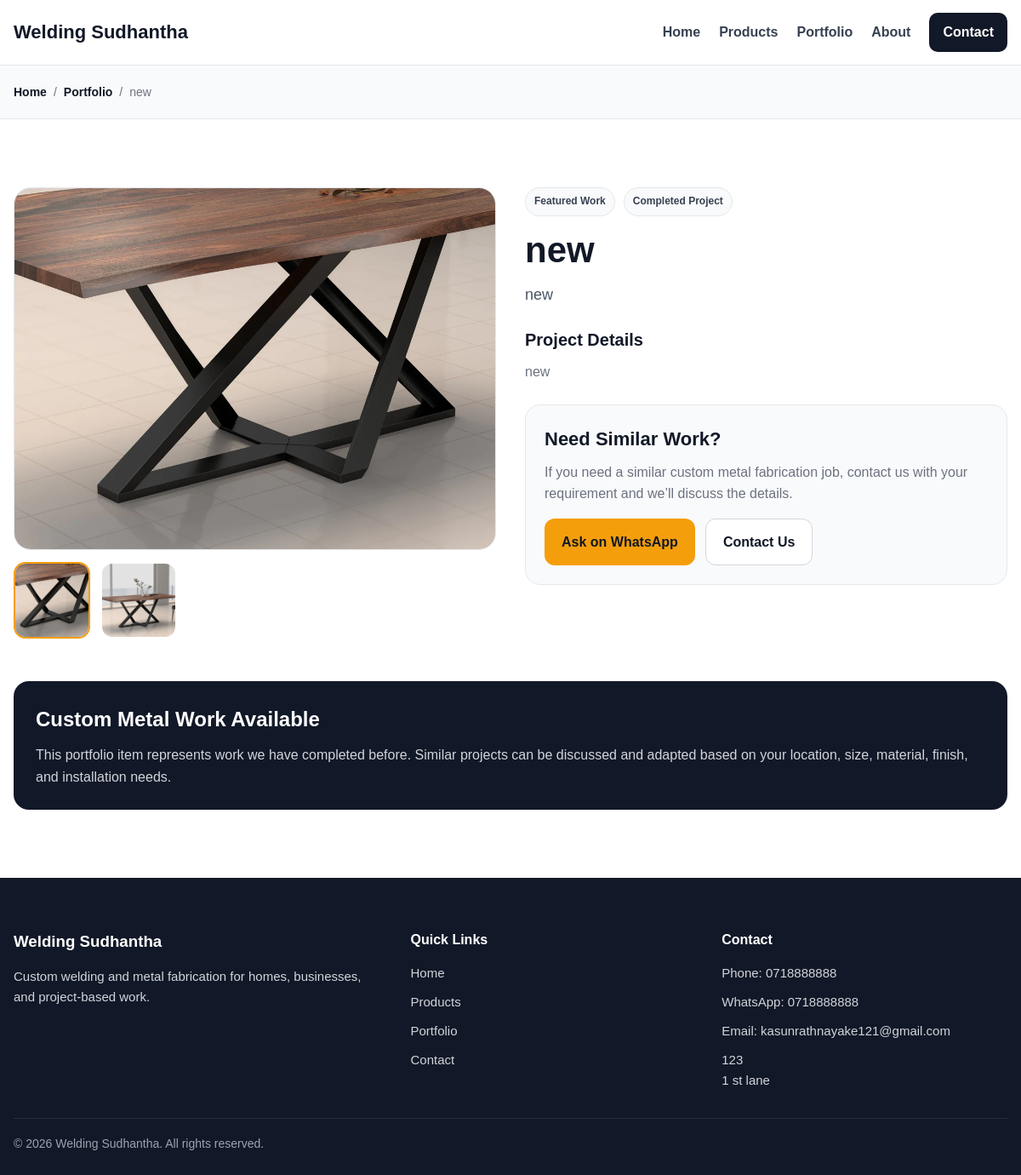
Screenshot of /portfolio-item.php?slug=new with the database file from the repository.
### tables this page shows
CREATE TABLE `site_settings` (
  `id` int NOT NULL,
  `site_name` varchar(200) NOT NULL,
  `phone` varchar(50) DEFAULT NULL,
  `whatsapp` varchar(50) DEFAULT NULL,
  `email` varchar(150) DEFAULT NULL,
  `address` text,
  `hero_title` varchar(255) DEFAULT NULL,
  `hero_subtitle` text
);

CREATE TABLE `portfolio_items` (
  `id` int NOT NULL,
  `title` varchar(200) NOT NULL,
  `slug` varchar(220) NOT NULL,
  `short_description` text,
  `full_description` text,
  `is_featured` tinyint(1) DEFAULT '0',
  `status` tinyint(1) DEFAULT '1',
  `created_at` timestamp NULL DEFAULT CURRENT_TIMESTAMP
);

CREATE TABLE `portfolio_images` (
  `id` int NOT NULL,
  `portfolio_item_id` int NOT NULL,
  `image_path` varchar(255) NOT NULL,
  `sort_order` int DEFAULT '0',
  `created_at` timestamp NULL DEFAULT CURRENT_TIMESTAMP
);

### includes/functions.php (called while the page is built, shortened)
<?php
function e($value): string
{
    return htmlspecialchars((string)($value ?? ''), ENT_QUOTES, 'UTF-8');
}
function get_site_settings(PDO $pdo): array
{
    $stmt = $pdo->query("SELECT * FROM site_settings ORDER BY id ASC LIMIT 1");
    $settings = $stmt->fetch();
    return $settings ?: [
        'site_name' => 'Welding Company',
        'phone' => '',
        'whatsapp' => '',
        'email' => '',
        'address' => '',
        'hero_title' => 'Custom Welding & Metal Fabrication',
        'hero_subtitle' => 'We build metal products and custom fabrication work for homes, businesses, and projects.'
    ];
}
function get_whatsapp_link(?string $number, string $message = ''): string
{
    $cleanNumber = preg_replace('/[^0-9]/', '', (string)$number);
    $url = 'https://wa.me/' . $cleanNumber;
    if ($message !== '') {
        $url .= '?text=' . urlencode($message);
    }
    return $url;
}
function get_public_portfolio_item_by_slug(PDO $pdo, string $slug): ?array
{
    $stmt = $pdo->prepare("
        SELECT *
        FROM portfolio_items
        WHERE slug = ?
          AND status = 1
        LIMIT 1
    ");
    $stmt->execute([$slug]);
    $item = $stmt->fetch();
    return $item ?: null;
}
function get_portfolio_images(PDO $pdo, int $portfolioItemId): array
{
    $stmt = $pdo->prepare("
        SELECT *
        FROM portfolio_images
        WHERE portfolio_item_id = ?
        ORDER BY sort_order ASC, id ASC
    ");
    $stmt->execute([$portfolioItemId]);
    return $stmt->fetchAll();
}

### portfolio-item.php (the view, shortened to what this page needs)
<?php
require_once __DIR__ . '/includes/db.php';
require_once __DIR__ . '/includes/functions.php';
$siteSettings = get_site_settings($pdo);
$slug = trim($_GET['slug'] ?? '');
$item = $slug !== '' ? get_public_portfolio_item_by_slug($pdo, $slug) : null;
    ?>
    <?php
$portfolioImages = get_portfolio_images($pdo, (int)$item['id']);
$frontendCssFiles = ['portfolio-item.css'];
$whatsAppMessage = "Hi, I saw your project: " . $item['title'] . ". I would like to discuss a similar custom job.";
$whatsAppLink = get_whatsapp_link($siteSettings['whatsapp'] ?? '', $whatsAppMessage);
require_once __DIR__ . '/includes/frontend-header.php';
?>
<section class="page-hero small-hero">
    <div class="container">
        <div class="breadcrumb">
            <a href="<?php echo BASE_URL; ?>">Home</a>
            <span>/</span>
            <a href="<?php echo BASE_URL; ?>portfolio.php">Portfolio</a>
            <span>/</span>
            <span><?php echo e($item['title']); ?></span>
        </div>
    </div>
</section>
<section class="section portfolio-detail-section">
    <div class="container">
        <div class="portfolio-detail-grid">
            <div class="portfolio-gallery">
                <?php if (!empty($portfolioImages)): ?>
                    <div class="main-portfolio-image">
                        <img
                            id="mainPortfolioImage"
                            src="<?php echo UPLOADS_URL . 'portfolio/' . e($portfolioImages[0]['image_path']); ?>"
                            alt="<?php echo e($item['title']); ?>"
                        >
                    </div>
                    <?php if (count($portfolioImages) > 1): ?>
                        <div class="thumbnail-row">
                            <?php foreach ($portfolioImages as $index => $image): ?>
                                <button
                                    type="button"
                                    class="thumbnail-btn <?php echo $index === 0 ? 'active' : ''; ?>"
                                    data-image="<?php echo UPLOADS_URL . 'portfolio/' . e($image['image_path']); ?>"
                                >
                                    <img src="<?php echo UPLOADS_URL . 'portfolio/' . e($image['image_path']); ?>" alt="<?php echo e($item['title']); ?>">
                                </button>
                            <?php endforeach; ?>
                        </div>
                    <?php endif; ?>
                <?php else: ?>
                    <div class="main-portfolio-image no-image-box">
                        <span>No Image Available</span>
                    </div>
                <?php endif; ?>
            </div>
            <div class="portfolio-info">
                <div class="common-meta detail-meta">
                    <?php if ((int)$item['is_featured'] === 1): ?>
                        <span>Featured Work</span>
                    <?php endif; ?>
                    <span>Completed Project</span>
                </div>
                <h1><?php echo e($item['title']); ?></h1>
                <?php if (!empty($item['short_description'])): ?>
                    <p class="portfolio-short-description"><?php echo e($item['short_description']); ?></p>
                <?php endif; ?>
                <?php if (!empty($item['full_description'])): ?>
                    <div class="portfolio-description">
                        <h3>Project Details</h3>
                        <p><?php echo nl2br(e($item['full_description'])); ?></p>
                    </div>
                <?php endif; ?>
                <div class="portfolio-cta-box">
                    <h3>Need Similar Work?</h3>
                    <p>
                        If you need a similar custom metal fabrication job, contact us with your requirement and we’ll discuss the details.
                    </p>
                    <div class="portfolio-actions">
                        <?php if ($whatsAppLink !== '#'): ?>
                            <a href="<?php echo e($whatsAppLink); ?>" target="_blank" rel="noopener" class="btn btn-primary">
                                Ask on WhatsApp
                            </a>
                        <?php endif; ?>
                        <a href="<?php echo BASE_URL; ?>contact.php?project=<?php echo urlencode($item['title']); ?>" class="btn btn-outline">
                            Contact Us
                        </a>
                    </div>
                </div>
            </div>
        </div>
        <div class="customization-note">
            <h3>Custom Metal Work Available</h3>
            <p>
                This portfolio item represents work we have completed before. Similar projects can be discussed and adapted based on your location, size, material, finish, and installation needs.
            </p>
        </div>
    </div>
</section>
<?php require_once __DIR__ . '/includes/frontend-footer.php'; ?>

### includes/frontend-header.php (shortened to what this page needs)
<?php
$frontendCssFiles = $frontendCssFiles ?? [];
?>
<!DOCTYPE html>
<html lang="en">
<head>
    <link rel="stylesheet" href="<?php echo ASSETS_URL; ?>css/frontend/shared.css">
    <?php foreach ($frontendCssFiles as $cssFile): ?>
        <link rel="stylesheet" href="<?php echo ASSETS_URL . 'css/frontend/' . e($cssFile); ?>">
    <?php endforeach; ?>
</head>
<body>
<header class="site-header">
    <div class="container header-inner">
        <a href="<?php echo BASE_URL; ?>" class="site-logo">
            <?php echo e($siteSettings['site_name'] ?: 'Welding Company'); ?>
        </a>
        <nav class="site-nav" id="siteNav">
            <a href="<?php echo BASE_URL; ?>">Home</a>
            <a href="<?php echo BASE_URL; ?>products.php">Products</a>
            <a href="<?php echo BASE_URL; ?>portfolio.php">Portfolio</a>
            <a href="<?php echo BASE_URL; ?>about.php">About</a>
            <a href="<?php echo BASE_URL; ?>contact.php" class="nav-cta">Contact</a>
        </nav>
    </div>
</header>

### includes/frontend-footer.php (shortened to what this page needs)
<footer class="site-footer">
    <div class="container footer-grid">
        <div class="footer-block">
            <h3><?php echo e($siteSettings['site_name'] ?: 'Welding Company'); ?></h3>
            <p>
                Custom welding and metal fabrication for homes, businesses, and project-based work.
            </p>
        </div>
        <div class="footer-block">
            <h4>Quick Links</h4>
            <ul>
                <li><a href="<?php echo BASE_URL; ?>">Home</a></li>
                <li><a href="<?php echo BASE_URL; ?>products.php">Products</a></li>
                <li><a href="<?php echo BASE_URL; ?>portfolio.php">Portfolio</a></li>
                <li><a href="<?php echo BASE_URL; ?>contact.php">Contact</a></li>
            </ul>
        </div>
        <div class="footer-block">
            <h4>Contact</h4>
            <ul>
                <?php if (!empty($siteSettings['phone'])): ?>
                    <li>Phone: <?php echo e($siteSettings['phone']); ?></li>
                <?php endif; ?>
                <?php if (!empty($siteSettings['whatsapp'])): ?>
                    <li>WhatsApp: <?php echo e($siteSettings['whatsapp']); ?></li>
                <?php endif; ?>
                <?php if (!empty($siteSettings['email'])): ?>
                    <li>Email: <?php echo e($siteSettings['email']); ?></li>
                <?php endif; ?>
                <?php if (!empty($siteSettings['address'])): ?>
                    <li><?php echo nl2br(e($siteSettings['address'])); ?></li>
                <?php endif; ?>
            </ul>
        </div>
    </div>
    <div class="container footer-bottom">
        <p>&copy; <?php echo date('Y'); ?> <?php echo e($siteSettings['site_name'] ?: 'Welding Company'); ?>. All rights reserved.</p>
    </div>
</footer>
</body>
</html>

### assets/css/frontend/shared.css (style rules this page uses)
* { box-sizing: border-box; margin: 0; padding: 0; }
html, body { min-height: 100%; }
body { font-family: Arial, sans-serif; color: #111827; background: #ffffff; line-height: 1.6; }
a { text-decoration: none; color: inherit; }
img { max-width: 100%; display: block; }
.container { width: min(1200px, calc(100% - 32px)); margin: 0 auto; }
.section { padding: 80px 0; }
.btn { display: inline-flex; align-items: center; justify-content: center; border-radius: 12px; padding: 14px 20px; font-weight: 700; transition: 0.2s ease; border: none; cursor: pointer; }
.btn-primary { background: #f59e0b; color: #111827; }
.btn-outline { border: 1px solid #d1d5db; color: #111827; background: #ffffff; }
.site-header { position: sticky; top: 0; z-index: 1000; background: rgba(255, 255, 255, 0.95); backdrop-filter: blur(10px); border-bottom: 1px solid #e5e7eb; }
.header-inner { min-height: 76px; display: flex; align-items: center; justify-content: space-between; gap: 20px; }
.site-logo { font-size: 22px; font-weight: 800; color: #111827; }
.site-nav { display: flex; align-items: center; gap: 22px; }
.site-nav a { font-weight: 600; color: #374151; }
.site-nav .nav-cta { background: #111827; color: #ffffff; padding: 10px 16px; border-radius: 10px; }
.site-footer { background: #111827; color: #ffffff; padding-top: 60px; }
.footer-grid { display: grid; grid-template-columns: 1.3fr 1fr 1fr; gap: 30px; padding-bottom: 32px; }
.footer-block h3, .footer-block h4 { margin-bottom: 14px; }
.footer-block p, .footer-block li, .footer-block a { color: #d1d5db; font-size: 15px; }
.footer-block ul { list-style: none; display: flex; flex-direction: column; gap: 10px; }
.footer-bottom { border-top: 1px solid rgba(255, 255, 255, 0.1); padding: 18px 0 26px; }
.footer-bottom p { color: #9ca3af; font-size: 14px; }
.common-meta { display: flex; flex-wrap: wrap; gap: 10px; margin-bottom: 14px; }
.common-meta span { background: #f9fafb; border: 1px solid #e5e7eb; color: #374151; padding: 6px 10px; border-radius: 999px; font-size: 12px; font-weight: 700; }

### assets/css/frontend/portfolio-item.css (style rules this page uses)
.page-hero.small-hero { background: #f9fafb; padding: 20px 0; border-bottom: 1px solid #e5e7eb; }
.breadcrumb { display: flex; flex-wrap: wrap; gap: 8px; color: #6b7280; font-size: 14px; }
.breadcrumb a { color: #111827; font-weight: 600; }
.portfolio-detail-grid { display: grid; grid-template-columns: 1fr 1fr; gap: 34px; margin-bottom: 50px; }
.portfolio-gallery { display: flex; flex-direction: column; gap: 14px; }
.main-portfolio-image { aspect-ratio: 4 / 3; border-radius: 20px; overflow: hidden; background: #f3f4f6; border: 1px solid #e5e7eb; }
.main-portfolio-image img { width: 100%; height: 100%; object-fit: cover; }
.thumbnail-row { display: flex; gap: 12px; flex-wrap: wrap; }
.thumbnail-btn { width: 90px; height: 90px; border: 2px solid transparent; border-radius: 14px; overflow: hidden; cursor: pointer; background: #ffffff; padding: 0; }
.thumbnail-btn img { width: 100%; height: 100%; object-fit: cover; }
.thumbnail-btn.active { border-color: #f59e0b; }
.portfolio-info h1 { font-size: 42px; line-height: 1.15; margin-bottom: 14px; color: #111827; }
.detail-meta { margin-bottom: 16px; }
.portfolio-short-description { font-size: 18px; color: #4b5563; margin-bottom: 22px; }
.portfolio-description { margin-bottom: 22px; }
.portfolio-description h3 { font-size: 20px; margin-bottom: 8px; color: #111827; }
.portfolio-description p { color: #6b7280; line-height: 1.8; }
.portfolio-cta-box { margin-top: 24px; padding: 22px; border: 1px solid #e5e7eb; background: #f9fafb; border-radius: 18px; }
.portfolio-cta-box h3 { font-size: 22px; margin-bottom: 8px; }
.portfolio-cta-box p { color: #6b7280; margin-bottom: 16px; }
.portfolio-actions { display: flex; flex-wrap: wrap; gap: 12px; }
.customization-note { margin-top: 34px; background: #111827; color: #ffffff; border-radius: 18px; padding: 26px; }
.customization-note h3 { font-size: 24px; margin-bottom: 10px; }
.customization-note p { color: #d1d5db; }

### rows the page displays
site_settings: site_name "Welding Sudhantha", phone "0718888888", whatsapp "0718888888", email "kasunrathnayake121@gmail.com", address "123 1 st lane"
portfolio_items: title "new", short_description "new", full_description "new"
portfolio_images: image_path (picture)
portfolio_images: image_path (picture)
